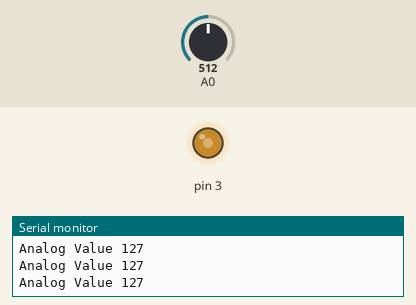
Simulated run of this sketch. Board: Arduino Uno, built with avr-gcc and run on an emulated ATmega328P. Shown: output pins drawn as LEDs (lit = HIGH), the last lines printed to the serial monitor. Inputs (shaded band) come from the test bench; at power-on: A0 = 512.

Above: at 1.2 s.
1.3 s: A0 set to 44
At 2.1 s:
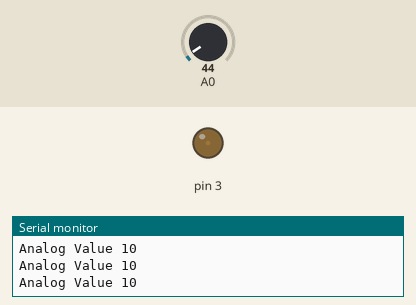
2.8 s: A0 set to 36
At 3.8 s:
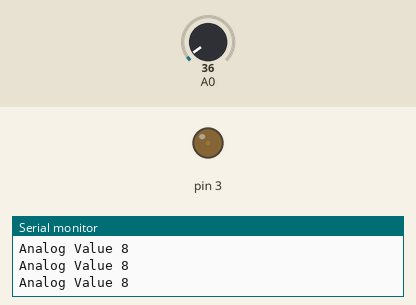
5.8 s: A0 set to 0
At 6.6 s:
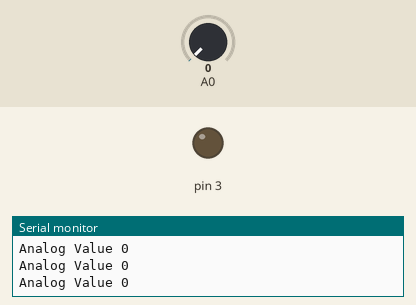
7.3 s: A0 set to 716
At 7.7 s:
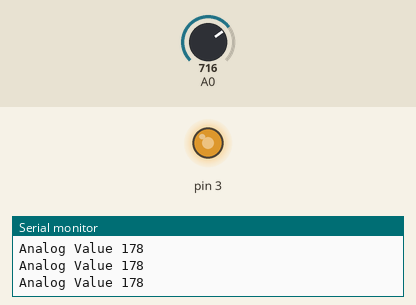
8.8 s: A0 set to 900
At 10.0 s:
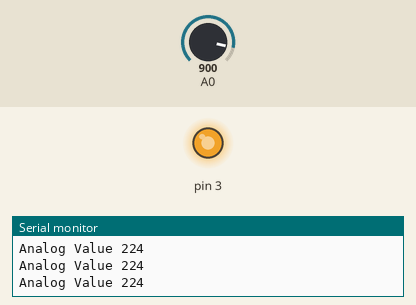
10.3 s: A0 set to 511
At 11.0 s:
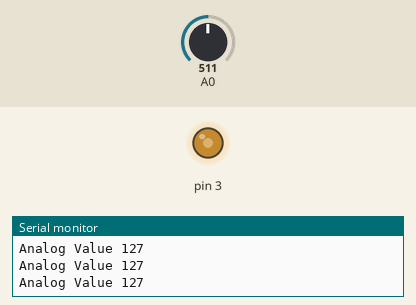
Timing chart, 0 to 13.3 s (numbered marks = the images above; inputs shaded):
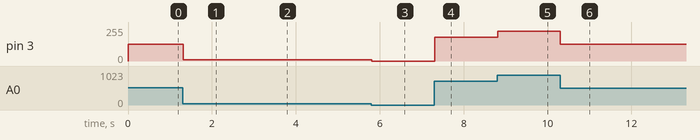

Measured:
- after the input at 1.3 s, pin 3: 127/255 → 10/255 at once
- after the input at 2.8 s, pin 3: 10/255 → 8/255 at once
- after the input at 5.8 s, pin 3: 8/255 → 0/255 at once
- after the input at 7.3 s, pin 3: 0/255 → 178/255 at once
- after the input at 8.8 s, pin 3: 178/255 → 224/255 at once
- after the input at 10.3 s, pin 3: 224/255 → 127/255 at once

The sketch:

analog_potentiometer1.ino
```cpp
void setup()
{
  pinMode(A0,INPUT);
  Serial.begin(9600);
  pinMode(3,OUTPUT);

}

void loop()
{
  int values = analogRead(A0);
  int ledvalues=map(values,0,1023,0,255);
  analogWrite(3,ledvalues);

  Serial.print("Analog Value ");
  Serial.println(ledvalues);
}
```
